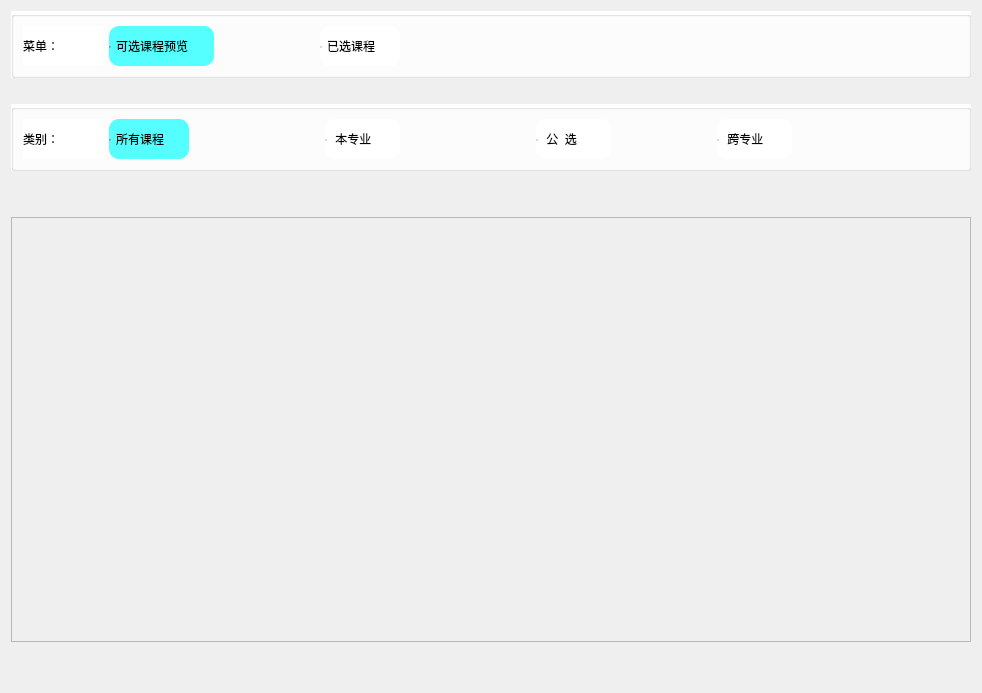
<?xml version="1.0" encoding="UTF-8"?>
<ui version="4.0">
 <class>SelectCourseForm</class>
 <widget class="QWidget" name="SelectCourseForm">
  <property name="geometry">
   <rect>
    <x>0</x>
    <y>0</y>
    <width>982</width>
    <height>693</height>
   </rect>
  </property>
  <property name="windowTitle">
   <string>选课窗口</string>
  </property>
  <layout class="QGridLayout" name="gridLayout">
   <item row="3" column="0">
    <spacer name="verticalSpacer_3">
     <property name="orientation">
      <enum>Qt::Vertical</enum>
     </property>
     <property name="sizeType">
      <enum>QSizePolicy::Fixed</enum>
     </property>
     <property name="sizeHint" stdset="0">
      <size>
       <width>20</width>
       <height>40</height>
      </size>
     </property>
    </spacer>
   </item>
   <item row="1" column="0">
    <spacer name="verticalSpacer_2">
     <property name="orientation">
      <enum>Qt::Vertical</enum>
     </property>
     <property name="sizeType">
      <enum>QSizePolicy::Fixed</enum>
     </property>
     <property name="sizeHint" stdset="0">
      <size>
       <width>20</width>
       <height>20</height>
      </size>
     </property>
    </spacer>
   </item>
   <item row="4" column="0">
    <widget class="QScrollArea" name="scrollArea">
     <property name="widgetResizable">
      <bool>true</bool>
     </property>
     <widget class="QWidget" name="scrollAreaWidgetContents">
      <property name="geometry">
       <rect>
        <x>0</x>
        <y>0</y>
        <width>962</width>
        <height>409</height>
       </rect>
      </property>
     </widget>
    </widget>
   </item>
   <item row="5" column="0">
    <spacer name="verticalSpacer">
     <property name="orientation">
      <enum>Qt::Vertical</enum>
     </property>
     <property name="sizeType">
      <enum>QSizePolicy::Fixed</enum>
     </property>
     <property name="sizeHint" stdset="0">
      <size>
       <width>20</width>
       <height>40</height>
      </size>
     </property>
    </spacer>
   </item>
   <item row="0" column="0">
    <widget class="QGroupBox" name="groupBox">
     <property name="minimumSize">
      <size>
       <width>0</width>
       <height>40</height>
      </size>
     </property>
     <property name="styleSheet">
      <string notr="true">background-color: rgb(255, 255, 255);</string>
     </property>
     <property name="title">
      <string/>
     </property>
     <layout class="QHBoxLayout" name="horizontalLayout">
      <item>
       <widget class="QLabel" name="label">
        <property name="minimumSize">
         <size>
          <width>80</width>
          <height>40</height>
         </size>
        </property>
        <property name="sizeIncrement">
         <size>
          <width>80</width>
          <height>0</height>
         </size>
        </property>
        <property name="text">
         <string>菜单：</string>
        </property>
       </widget>
      </item>
      <item>
       <widget class="QRadioButton" name="rbtPreView">
        <property name="minimumSize">
         <size>
          <width>105</width>
          <height>40</height>
         </size>
        </property>
        <property name="maximumSize">
         <size>
          <width>105</width>
          <height>16777215</height>
         </size>
        </property>
        <property name="styleSheet">
         <string notr="true">QRadioButton {
    border-radius: 10px; /* 设置圆角半径 */
}

QRadioButton::indicator {
    width: 0.5;
    height: 0.5;
}

QRadioButton::checked {
	background-color: rgb(85, 255, 255);
}
</string>
        </property>
        <property name="text">
         <string>可选课程预览</string>
        </property>
        <property name="checked">
         <bool>true</bool>
        </property>
       </widget>
      </item>
      <item>
       <spacer name="horizontalSpacer">
        <property name="orientation">
         <enum>Qt::Horizontal</enum>
        </property>
        <property name="sizeType">
         <enum>QSizePolicy::Fixed</enum>
        </property>
        <property name="sizeHint" stdset="0">
         <size>
          <width>100</width>
          <height>20</height>
         </size>
        </property>
       </spacer>
      </item>
      <item>
       <widget class="QRadioButton" name="rbtSelected">
        <property name="minimumSize">
         <size>
          <width>80</width>
          <height>40</height>
         </size>
        </property>
        <property name="maximumSize">
         <size>
          <width>80</width>
          <height>16777215</height>
         </size>
        </property>
        <property name="styleSheet">
         <string notr="true">QRadioButton {
    border-radius: 10px; /* 设置圆角半径 */
}

QRadioButton::checked {
	background-color: rgb(85, 255, 255);
}
QRadioButton::indicator {
    width: 0.5;
    height: 0.5;
}
</string>
        </property>
        <property name="text">
         <string>已选课程</string>
        </property>
       </widget>
      </item>
      <item>
       <spacer name="horizontalSpacer_2">
        <property name="orientation">
         <enum>Qt::Horizontal</enum>
        </property>
        <property name="sizeHint" stdset="0">
         <size>
          <width>40</width>
          <height>20</height>
         </size>
        </property>
       </spacer>
      </item>
     </layout>
    </widget>
   </item>
   <item row="2" column="0">
    <widget class="QGroupBox" name="groupBox_2">
     <property name="minimumSize">
      <size>
       <width>0</width>
       <height>40</height>
      </size>
     </property>
     <property name="styleSheet">
      <string notr="true">background-color: rgb(255, 255, 255);</string>
     </property>
     <property name="title">
      <string/>
     </property>
     <layout class="QHBoxLayout" name="horizontalLayout_2">
      <item>
       <widget class="QLabel" name="label_2">
        <property name="minimumSize">
         <size>
          <width>80</width>
          <height>40</height>
         </size>
        </property>
        <property name="sizeIncrement">
         <size>
          <width>80</width>
          <height>0</height>
         </size>
        </property>
        <property name="text">
         <string>类别：</string>
        </property>
       </widget>
      </item>
      <item>
       <widget class="QRadioButton" name="rbtAll">
        <property name="minimumSize">
         <size>
          <width>80</width>
          <height>40</height>
         </size>
        </property>
        <property name="maximumSize">
         <size>
          <width>80</width>
          <height>16777215</height>
         </size>
        </property>
        <property name="styleSheet">
         <string notr="true">QRadioButton {
    border-radius: 10px; /* 设置圆角半径 */
}

QRadioButton::indicator {
    width: 0.5;
    height: 0.5;
}

QRadioButton::checked {
	background-color: rgb(85, 255, 255);
}
</string>
        </property>
        <property name="text">
         <string>所有课程</string>
        </property>
        <property name="checked">
         <bool>true</bool>
        </property>
       </widget>
      </item>
      <item>
       <spacer name="horizontalSpacer_6">
        <property name="orientation">
         <enum>Qt::Horizontal</enum>
        </property>
        <property name="sizeType">
         <enum>QSizePolicy::Fixed</enum>
        </property>
        <property name="sizeHint" stdset="0">
         <size>
          <width>130</width>
          <height>20</height>
         </size>
        </property>
       </spacer>
      </item>
      <item>
       <widget class="QRadioButton" name="rbtMyMajor">
        <property name="minimumSize">
         <size>
          <width>75</width>
          <height>40</height>
         </size>
        </property>
        <property name="maximumSize">
         <size>
          <width>75</width>
          <height>16777215</height>
         </size>
        </property>
        <property name="styleSheet">
         <string notr="true">QRadioButton {
    border-radius: 10px; /* 设置圆角半径 */
}

QRadioButton::indicator {
    width: 0.5;
    height: 0.5;
}

QRadioButton::checked {
	background-color: rgb(85, 255, 255);
}

</string>
        </property>
        <property name="text">
         <string> 本专业 </string>
        </property>
        <property name="checked">
         <bool>false</bool>
        </property>
       </widget>
      </item>
      <item>
       <spacer name="horizontalSpacer_3">
        <property name="orientation">
         <enum>Qt::Horizontal</enum>
        </property>
        <property name="sizeType">
         <enum>QSizePolicy::Fixed</enum>
        </property>
        <property name="sizeHint" stdset="0">
         <size>
          <width>130</width>
          <height>20</height>
         </size>
        </property>
       </spacer>
      </item>
      <item>
       <widget class="QRadioButton" name="rbtPublic">
        <property name="minimumSize">
         <size>
          <width>75</width>
          <height>40</height>
         </size>
        </property>
        <property name="maximumSize">
         <size>
          <width>75</width>
          <height>16777215</height>
         </size>
        </property>
        <property name="styleSheet">
         <string notr="true">QRadioButton {
    border-radius: 10px; /* 设置圆角半径 */
}

QRadioButton::indicator {
    width: 0.5;
    height: 0.5;
}

QRadioButton::checked {
	background-color: rgb(85, 255, 255);
}
</string>
        </property>
        <property name="text">
         <string> 公  选 </string>
        </property>
       </widget>
      </item>
      <item>
       <spacer name="horizontalSpacer_4">
        <property name="orientation">
         <enum>Qt::Horizontal</enum>
        </property>
        <property name="sizeType">
         <enum>QSizePolicy::Fixed</enum>
        </property>
        <property name="sizeHint" stdset="0">
         <size>
          <width>100</width>
          <height>20</height>
         </size>
        </property>
       </spacer>
      </item>
      <item>
       <widget class="QRadioButton" name="rbtOtherMajor">
        <property name="minimumSize">
         <size>
          <width>75</width>
          <height>40</height>
         </size>
        </property>
        <property name="maximumSize">
         <size>
          <width>75</width>
          <height>16777215</height>
         </size>
        </property>
        <property name="styleSheet">
         <string notr="true">QRadioButton {
    border-radius: 10px; /* 设置圆角半径 */
}

QRadioButton::indicator {
    width: 0.5;
    height: 0.5;
}

QRadioButton::checked {
	background-color: rgb(85, 255, 255);
}

</string>
        </property>
        <property name="text">
         <string> 跨专业 </string>
        </property>
       </widget>
      </item>
      <item>
       <spacer name="horizontalSpacer_5">
        <property name="orientation">
         <enum>Qt::Horizontal</enum>
        </property>
        <property name="sizeHint" stdset="0">
         <size>
          <width>40</width>
          <height>20</height>
         </size>
        </property>
       </spacer>
      </item>
     </layout>
    </widget>
   </item>
  </layout>
 </widget>
 <resources/>
 <connections/>
</ui>
